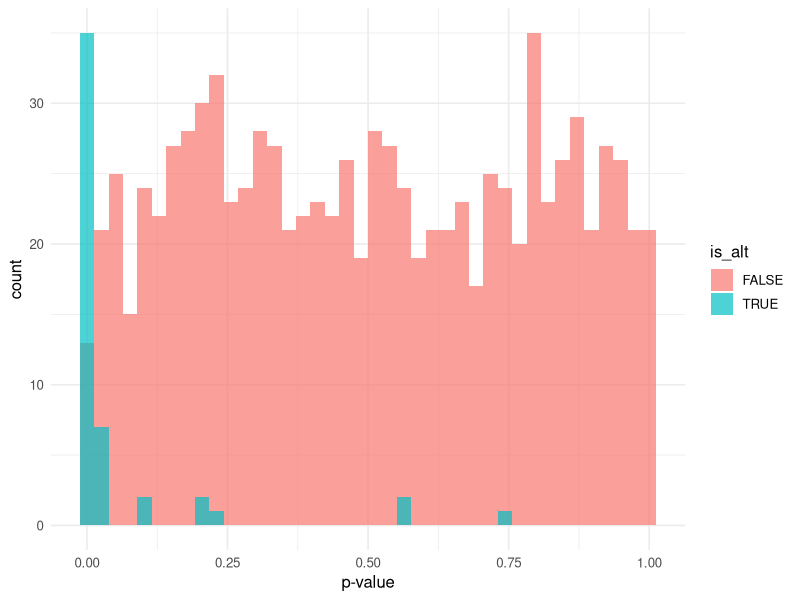

Reproduce this figure in R.
## ---- chunk 1
#| label: setup
library(tidyverse)
set.seed(42)
theme_set(theme_minimal(base_size = 12))
## ---- chunk 2
m <- 1000
m1 <- 50
is_alt <- c(rep(TRUE, m1), rep(FALSE, m - m1))
mu <- ifelse(is_alt, 3, 0)
z <- rnorm(m, mu, 1)
p <- 2 * (1 - pnorm(abs(z)))

tibble(p = p, is_alt = is_alt) |>
  ggplot(aes(p, fill = is_alt)) +
  geom_histogram(bins = 40, position = "identity", alpha = 0.7) +
  labs(x = "p-value", y = "count")
## ---- chunk 3
bonf <- p.adjust(p, method = "bonferroni")
bh   <- p.adjust(p, method = "BH")

res <- tibble(
  method = c("raw p<0.05", "Bonferroni<0.05", "BH q<0.05"),
  discovered  = c(sum(p < 0.05), sum(bonf < 0.05), sum(bh < 0.05)),
  true_pos    = c(sum(p[is_alt] < 0.05),
                  sum(bonf[is_alt] < 0.05),
                  sum(bh[is_alt] < 0.05)),
  false_pos   = c(sum(p[!is_alt] < 0.05),
                  sum(bonf[!is_alt] < 0.05),
                  sum(bh[!is_alt] < 0.05))
) |> mutate(fdp = false_pos / pmax(discovered, 1))
res
## ---- chunk 4
sessionInfo()
